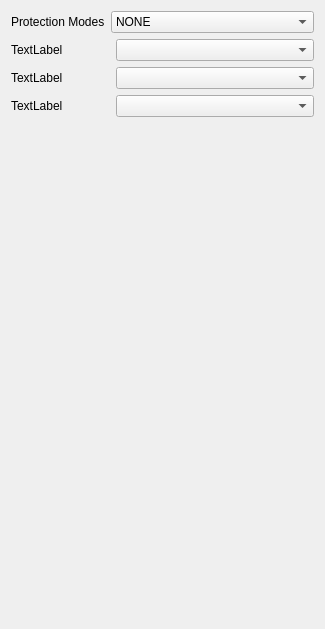
            <widget class="QWidget" name="SafetySettings">
             <property name="geometry">
              <rect>
               <x>0</x>
               <y>0</y>
               <width>325</width>
               <height>629</height>
              </rect>
             </property>
             <attribute name="label">
              <string>Safety Settings</string>
             </attribute>
             <layout class="QVBoxLayout" name="verticalLayout_8">
              <item>
               <layout class="QVBoxLayout" name="verticalLayout_7" stretch="1,1,1,1,2">
                <item>
                 <layout class="QHBoxLayout" name="horizontalLayout_32" stretch="0,2">
                  <item>
                   <widget class="QLabel" name="label_28">
                    <property name="text">
                     <string>Protection Modes</string>
                    </property>
                   </widget>
                  </item>
                  <item>
                   <widget class="QComboBox" name="comboBox">
                    <item>
                     <property name="text">
                      <string>NONE</string>
                     </property>
                    </item>
                    <item>
                     <property name="text">
                      <string>CUSTOM</string>
                     </property>
                    </item>
                    <item>
                     <property name="text">
                      <string>AUTH</string>
                     </property>
                    </item>
                    <item>
                     <property name="text">
                      <string>BOTH</string>
                     </property>
                    </item>
                    <item>
                     <property name="text">
                      <string>SIGN</string>
                     </property>
                    </item>
                   </widget>
                  </item>
                 </layout>
                </item>
                <item>
                 <layout class="QHBoxLayout" name="horizontalLayout_33" stretch="1,2">
                  <item>
                   <widget class="QLabel" name="label_29">
                    <property name="text">
                     <string>TextLabel</string>
                    </property>
                   </widget>
                  </item>
                  <item>
                   <widget class="QComboBox" name="comboBox_2"/>
                  </item>
                 </layout>
                </item>
                <item>
                 <layout class="QHBoxLayout" name="horizontalLayout_34" stretch="1,2">
                  <item>
                   <widget class="QLabel" name="label_30">
                    <property name="text">
                     <string>TextLabel</string>
                    </property>
                   </widget>
                  </item>
                  <item>
                   <widget class="QComboBox" name="comboBox_3"/>
                  </item>
                 </layout>
                </item>
                <item>
                 <layout class="QHBoxLayout" name="horizontalLayout_35" stretch="1,2">
                  <item>
                   <widget class="QLabel" name="label_31">
                    <property name="text">
                     <string>TextLabel</string>
                    </property>
                   </widget>
                  </item>
                  <item>
                   <widget class="QComboBox" name="comboBox_4"/>
                  </item>
                 </layout>
                </item>
                <item>
                 <spacer name="verticalSpacer_4">
                  <property name="orientation">
                   <enum>Qt::Vertical</enum>
                  </property>
                  <property name="sizeHint" stdset="0">
                   <size>
                    <width>20</width>
                    <height>40</height>
                   </size>
                  </property>
                 </spacer>
                </item>
               </layout>
              </item>
             </layout>
            </widget>
